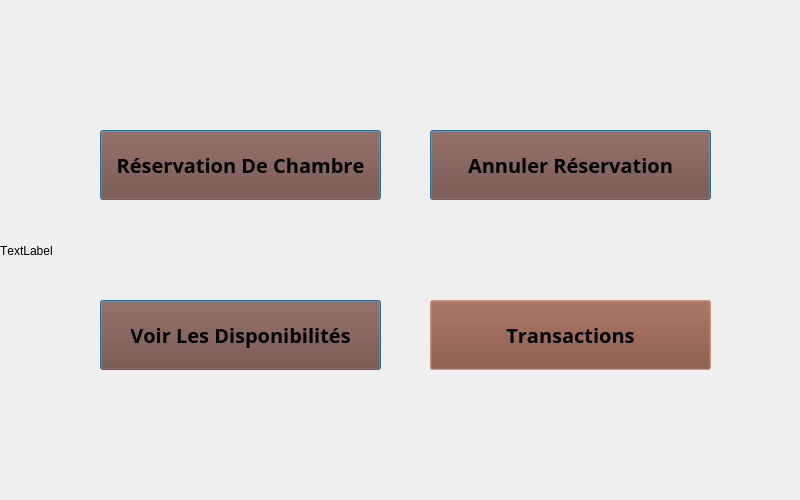
<?xml version="1.0" encoding="UTF-8"?>
<ui version="4.0">
 <class>MainWindow</class>
 <widget class="QMainWindow" name="MainWindow">
  <property name="geometry">
   <rect>
    <x>0</x>
    <y>0</y>
    <width>800</width>
    <height>500</height>
   </rect>
  </property>
  <property name="minimumSize">
   <size>
    <width>800</width>
    <height>500</height>
   </size>
  </property>
  <property name="maximumSize">
   <size>
    <width>800</width>
    <height>500</height>
   </size>
  </property>
  <property name="font">
   <font>
    <kerning>false</kerning>
   </font>
  </property>
  <property name="windowTitle">
   <string>Gestion D'Hotel</string>
  </property>
  <widget class="QWidget" name="centralWidget">
   <widget class="QLabel" name="imgLabel">
    <property name="geometry">
     <rect>
      <x>0</x>
      <y>0</y>
      <width>801</width>
      <height>501</height>
     </rect>
    </property>
    <property name="palette">
     <palette>
      <active>
       <colorrole role="Button">
        <brush brushstyle="SolidPattern">
         <color alpha="255">
          <red>116</red>
          <green>65</green>
          <blue>50</blue>
         </color>
        </brush>
       </colorrole>
      </active>
      <inactive>
       <colorrole role="Button">
        <brush brushstyle="SolidPattern">
         <color alpha="255">
          <red>116</red>
          <green>65</green>
          <blue>50</blue>
         </color>
        </brush>
       </colorrole>
      </inactive>
      <disabled>
       <colorrole role="Button">
        <brush brushstyle="SolidPattern">
         <color alpha="255">
          <red>116</red>
          <green>65</green>
          <blue>50</blue>
         </color>
        </brush>
       </colorrole>
      </disabled>
     </palette>
    </property>
    <property name="text">
     <string>TextLabel</string>
    </property>
   </widget>
   <widget class="QPushButton" name="btnRoomBooking">
    <property name="geometry">
     <rect>
      <x>100</x>
      <y>130</y>
      <width>281</width>
      <height>70</height>
     </rect>
    </property>
    <property name="palette">
     <palette>
      <active>
       <colorrole role="Button">
        <brush brushstyle="SolidPattern">
         <color alpha="255">
          <red>116</red>
          <green>65</green>
          <blue>50</blue>
         </color>
        </brush>
       </colorrole>
      </active>
      <inactive>
       <colorrole role="Button">
        <brush brushstyle="SolidPattern">
         <color alpha="255">
          <red>116</red>
          <green>65</green>
          <blue>50</blue>
         </color>
        </brush>
       </colorrole>
      </inactive>
      <disabled>
       <colorrole role="Button">
        <brush brushstyle="SolidPattern">
         <color alpha="255">
          <red>116</red>
          <green>65</green>
          <blue>50</blue>
         </color>
        </brush>
       </colorrole>
      </disabled>
     </palette>
    </property>
    <property name="font">
     <font>
      <family>Pristina</family>
      <pointsize>15</pointsize>
      <weight>75</weight>
      <italic>false</italic>
      <bold>true</bold>
      <kerning>false</kerning>
     </font>
    </property>
    <property name="cursor">
     <cursorShape>PointingHandCursor</cursorShape>
    </property>
    <property name="mouseTracking">
     <bool>false</bool>
    </property>
    <property name="tabletTracking">
     <bool>false</bool>
    </property>
    <property name="text">
     <string>Réservation De Chambre</string>
    </property>
    <property name="autoDefault">
     <bool>true</bool>
    </property>
    <property name="default">
     <bool>true</bool>
    </property>
    <property name="flat">
     <bool>false</bool>
    </property>
   </widget>
   <widget class="QPushButton" name="btnRoomCheckout">
    <property name="geometry">
     <rect>
      <x>430</x>
      <y>130</y>
      <width>281</width>
      <height>70</height>
     </rect>
    </property>
    <property name="palette">
     <palette>
      <active>
       <colorrole role="WindowText">
        <brush brushstyle="SolidPattern">
         <color alpha="255">
          <red>0</red>
          <green>0</green>
          <blue>0</blue>
         </color>
        </brush>
       </colorrole>
       <colorrole role="Button">
        <brush brushstyle="SolidPattern">
         <color alpha="255">
          <red>116</red>
          <green>65</green>
          <blue>50</blue>
         </color>
        </brush>
       </colorrole>
       <colorrole role="Dark">
        <brush brushstyle="SolidPattern">
         <color alpha="255">
          <red>0</red>
          <green>0</green>
          <blue>0</blue>
         </color>
        </brush>
       </colorrole>
       <colorrole role="Text">
        <brush brushstyle="SolidPattern">
         <color alpha="255">
          <red>0</red>
          <green>0</green>
          <blue>0</blue>
         </color>
        </brush>
       </colorrole>
       <colorrole role="ButtonText">
        <brush brushstyle="SolidPattern">
         <color alpha="255">
          <red>0</red>
          <green>0</green>
          <blue>0</blue>
         </color>
        </brush>
       </colorrole>
       <colorrole role="PlaceholderText">
        <brush brushstyle="SolidPattern">
         <color alpha="128">
          <red>0</red>
          <green>0</green>
          <blue>0</blue>
         </color>
        </brush>
       </colorrole>
      </active>
      <inactive>
       <colorrole role="WindowText">
        <brush brushstyle="SolidPattern">
         <color alpha="255">
          <red>0</red>
          <green>0</green>
          <blue>0</blue>
         </color>
        </brush>
       </colorrole>
       <colorrole role="Button">
        <brush brushstyle="SolidPattern">
         <color alpha="255">
          <red>116</red>
          <green>65</green>
          <blue>50</blue>
         </color>
        </brush>
       </colorrole>
       <colorrole role="Dark">
        <brush brushstyle="SolidPattern">
         <color alpha="255">
          <red>0</red>
          <green>0</green>
          <blue>0</blue>
         </color>
        </brush>
       </colorrole>
       <colorrole role="Text">
        <brush brushstyle="SolidPattern">
         <color alpha="255">
          <red>0</red>
          <green>0</green>
          <blue>0</blue>
         </color>
        </brush>
       </colorrole>
       <colorrole role="ButtonText">
        <brush brushstyle="SolidPattern">
         <color alpha="255">
          <red>0</red>
          <green>0</green>
          <blue>0</blue>
         </color>
        </brush>
       </colorrole>
       <colorrole role="PlaceholderText">
        <brush brushstyle="SolidPattern">
         <color alpha="128">
          <red>0</red>
          <green>0</green>
          <blue>0</blue>
         </color>
        </brush>
       </colorrole>
      </inactive>
      <disabled>
       <colorrole role="WindowText">
        <brush brushstyle="SolidPattern">
         <color alpha="255">
          <red>0</red>
          <green>0</green>
          <blue>0</blue>
         </color>
        </brush>
       </colorrole>
       <colorrole role="Button">
        <brush brushstyle="SolidPattern">
         <color alpha="255">
          <red>116</red>
          <green>65</green>
          <blue>50</blue>
         </color>
        </brush>
       </colorrole>
       <colorrole role="Dark">
        <brush brushstyle="SolidPattern">
         <color alpha="255">
          <red>0</red>
          <green>0</green>
          <blue>0</blue>
         </color>
        </brush>
       </colorrole>
       <colorrole role="Text">
        <brush brushstyle="SolidPattern">
         <color alpha="255">
          <red>0</red>
          <green>0</green>
          <blue>0</blue>
         </color>
        </brush>
       </colorrole>
       <colorrole role="ButtonText">
        <brush brushstyle="SolidPattern">
         <color alpha="255">
          <red>0</red>
          <green>0</green>
          <blue>0</blue>
         </color>
        </brush>
       </colorrole>
       <colorrole role="PlaceholderText">
        <brush brushstyle="SolidPattern">
         <color alpha="128">
          <red>0</red>
          <green>0</green>
          <blue>0</blue>
         </color>
        </brush>
       </colorrole>
      </disabled>
     </palette>
    </property>
    <property name="font">
     <font>
      <family>Pristina</family>
      <pointsize>15</pointsize>
      <weight>75</weight>
      <bold>true</bold>
      <kerning>false</kerning>
     </font>
    </property>
    <property name="cursor">
     <cursorShape>PointingHandCursor</cursorShape>
    </property>
    <property name="text">
     <string>Annuler Réservation</string>
    </property>
    <property name="default">
     <bool>true</bool>
    </property>
    <property name="flat">
     <bool>false</bool>
    </property>
   </widget>
   <widget class="QPushButton" name="btnCheckAvailability">
    <property name="geometry">
     <rect>
      <x>100</x>
      <y>300</y>
      <width>281</width>
      <height>70</height>
     </rect>
    </property>
    <property name="palette">
     <palette>
      <active>
       <colorrole role="Button">
        <brush brushstyle="SolidPattern">
         <color alpha="255">
          <red>116</red>
          <green>65</green>
          <blue>50</blue>
         </color>
        </brush>
       </colorrole>
      </active>
      <inactive>
       <colorrole role="Button">
        <brush brushstyle="SolidPattern">
         <color alpha="255">
          <red>116</red>
          <green>65</green>
          <blue>50</blue>
         </color>
        </brush>
       </colorrole>
      </inactive>
      <disabled>
       <colorrole role="Button">
        <brush brushstyle="SolidPattern">
         <color alpha="255">
          <red>116</red>
          <green>65</green>
          <blue>50</blue>
         </color>
        </brush>
       </colorrole>
      </disabled>
     </palette>
    </property>
    <property name="font">
     <font>
      <family>Pristina</family>
      <pointsize>15</pointsize>
      <weight>75</weight>
      <bold>true</bold>
      <stylestrategy>PreferAntialias</stylestrategy>
      <kerning>false</kerning>
     </font>
    </property>
    <property name="cursor">
     <cursorShape>PointingHandCursor</cursorShape>
    </property>
    <property name="text">
     <string>Voir Les Disponibilités</string>
    </property>
    <property name="autoDefault">
     <bool>true</bool>
    </property>
    <property name="default">
     <bool>true</bool>
    </property>
    <property name="flat">
     <bool>false</bool>
    </property>
   </widget>
   <widget class="QPushButton" name="bntTransaction">
    <property name="geometry">
     <rect>
      <x>430</x>
      <y>300</y>
      <width>281</width>
      <height>70</height>
     </rect>
    </property>
    <property name="palette">
     <palette>
      <active>
       <colorrole role="WindowText">
        <brush brushstyle="SolidPattern">
         <color alpha="255">
          <red>0</red>
          <green>0</green>
          <blue>0</blue>
         </color>
        </brush>
       </colorrole>
       <colorrole role="Button">
        <brush brushstyle="SolidPattern">
         <color alpha="255">
          <red>116</red>
          <green>65</green>
          <blue>50</blue>
         </color>
        </brush>
       </colorrole>
       <colorrole role="Light">
        <brush brushstyle="SolidPattern">
         <color alpha="255">
          <red>255</red>
          <green>251</green>
          <blue>253</blue>
         </color>
        </brush>
       </colorrole>
       <colorrole role="Dark">
        <brush brushstyle="SolidPattern">
         <color alpha="255">
          <red>0</red>
          <green>0</green>
          <blue>0</blue>
         </color>
        </brush>
       </colorrole>
       <colorrole role="Mid">
        <brush brushstyle="SolidPattern">
         <color alpha="255">
          <red>1</red>
          <green>3</green>
          <blue>1</blue>
         </color>
        </brush>
       </colorrole>
       <colorrole role="Text">
        <brush brushstyle="SolidPattern">
         <color alpha="255">
          <red>0</red>
          <green>0</green>
          <blue>0</blue>
         </color>
        </brush>
       </colorrole>
       <colorrole role="ButtonText">
        <brush brushstyle="SolidPattern">
         <color alpha="255">
          <red>0</red>
          <green>0</green>
          <blue>0</blue>
         </color>
        </brush>
       </colorrole>
       <colorrole role="Base">
        <brush brushstyle="SolidPattern">
         <color alpha="255">
          <red>255</red>
          <green>255</green>
          <blue>255</blue>
         </color>
        </brush>
       </colorrole>
       <colorrole role="Window">
        <brush brushstyle="SolidPattern">
         <color alpha="255">
          <red>255</red>
          <green>255</green>
          <blue>255</blue>
         </color>
        </brush>
       </colorrole>
       <colorrole role="Highlight">
        <brush brushstyle="SolidPattern">
         <color alpha="255">
          <red>215</red>
          <green>158</green>
          <blue>126</blue>
         </color>
        </brush>
       </colorrole>
       <colorrole role="ToolTipBase">
        <brush brushstyle="SolidPattern">
         <color alpha="255">
          <red>255</red>
          <green>253</green>
          <blue>221</blue>
         </color>
        </brush>
       </colorrole>
       <colorrole role="PlaceholderText">
        <brush brushstyle="SolidPattern">
         <color alpha="128">
          <red>0</red>
          <green>0</green>
          <blue>0</blue>
         </color>
        </brush>
       </colorrole>
      </active>
      <inactive>
       <colorrole role="WindowText">
        <brush brushstyle="SolidPattern">
         <color alpha="255">
          <red>0</red>
          <green>0</green>
          <blue>0</blue>
         </color>
        </brush>
       </colorrole>
       <colorrole role="Button">
        <brush brushstyle="SolidPattern">
         <color alpha="255">
          <red>116</red>
          <green>65</green>
          <blue>50</blue>
         </color>
        </brush>
       </colorrole>
       <colorrole role="Light">
        <brush brushstyle="SolidPattern">
         <color alpha="255">
          <red>255</red>
          <green>251</green>
          <blue>253</blue>
         </color>
        </brush>
       </colorrole>
       <colorrole role="Dark">
        <brush brushstyle="SolidPattern">
         <color alpha="255">
          <red>0</red>
          <green>0</green>
          <blue>0</blue>
         </color>
        </brush>
       </colorrole>
       <colorrole role="Mid">
        <brush brushstyle="SolidPattern">
         <color alpha="255">
          <red>1</red>
          <green>3</green>
          <blue>1</blue>
         </color>
        </brush>
       </colorrole>
       <colorrole role="Text">
        <brush brushstyle="SolidPattern">
         <color alpha="255">
          <red>0</red>
          <green>0</green>
          <blue>0</blue>
         </color>
        </brush>
       </colorrole>
       <colorrole role="ButtonText">
        <brush brushstyle="SolidPattern">
         <color alpha="255">
          <red>0</red>
          <green>0</green>
          <blue>0</blue>
         </color>
        </brush>
       </colorrole>
       <colorrole role="Base">
        <brush brushstyle="SolidPattern">
         <color alpha="255">
          <red>255</red>
          <green>255</green>
          <blue>255</blue>
         </color>
        </brush>
       </colorrole>
       <colorrole role="Window">
        <brush brushstyle="SolidPattern">
         <color alpha="255">
          <red>255</red>
          <green>255</green>
          <blue>255</blue>
         </color>
        </brush>
       </colorrole>
       <colorrole role="Highlight">
        <brush brushstyle="SolidPattern">
         <color alpha="255">
          <red>215</red>
          <green>158</green>
          <blue>126</blue>
         </color>
        </brush>
       </colorrole>
       <colorrole role="ToolTipBase">
        <brush brushstyle="SolidPattern">
         <color alpha="255">
          <red>255</red>
          <green>253</green>
          <blue>221</blue>
         </color>
        </brush>
       </colorrole>
       <colorrole role="PlaceholderText">
        <brush brushstyle="SolidPattern">
         <color alpha="128">
          <red>0</red>
          <green>0</green>
          <blue>0</blue>
         </color>
        </brush>
       </colorrole>
      </inactive>
      <disabled>
       <colorrole role="WindowText">
        <brush brushstyle="SolidPattern">
         <color alpha="255">
          <red>0</red>
          <green>0</green>
          <blue>0</blue>
         </color>
        </brush>
       </colorrole>
       <colorrole role="Button">
        <brush brushstyle="SolidPattern">
         <color alpha="255">
          <red>116</red>
          <green>65</green>
          <blue>50</blue>
         </color>
        </brush>
       </colorrole>
       <colorrole role="Light">
        <brush brushstyle="SolidPattern">
         <color alpha="255">
          <red>255</red>
          <green>251</green>
          <blue>253</blue>
         </color>
        </brush>
       </colorrole>
       <colorrole role="Dark">
        <brush brushstyle="SolidPattern">
         <color alpha="255">
          <red>0</red>
          <green>0</green>
          <blue>0</blue>
         </color>
        </brush>
       </colorrole>
       <colorrole role="Mid">
        <brush brushstyle="SolidPattern">
         <color alpha="255">
          <red>1</red>
          <green>3</green>
          <blue>1</blue>
         </color>
        </brush>
       </colorrole>
       <colorrole role="Text">
        <brush brushstyle="SolidPattern">
         <color alpha="255">
          <red>0</red>
          <green>0</green>
          <blue>0</blue>
         </color>
        </brush>
       </colorrole>
       <colorrole role="ButtonText">
        <brush brushstyle="SolidPattern">
         <color alpha="255">
          <red>0</red>
          <green>0</green>
          <blue>0</blue>
         </color>
        </brush>
       </colorrole>
       <colorrole role="Base">
        <brush brushstyle="SolidPattern">
         <color alpha="255">
          <red>255</red>
          <green>255</green>
          <blue>255</blue>
         </color>
        </brush>
       </colorrole>
       <colorrole role="Window">
        <brush brushstyle="SolidPattern">
         <color alpha="255">
          <red>255</red>
          <green>255</green>
          <blue>255</blue>
         </color>
        </brush>
       </colorrole>
       <colorrole role="Highlight">
        <brush brushstyle="SolidPattern">
         <color alpha="255">
          <red>0</red>
          <green>120</green>
          <blue>215</blue>
         </color>
        </brush>
       </colorrole>
       <colorrole role="ToolTipBase">
        <brush brushstyle="SolidPattern">
         <color alpha="255">
          <red>255</red>
          <green>253</green>
          <blue>221</blue>
         </color>
        </brush>
       </colorrole>
       <colorrole role="PlaceholderText">
        <brush brushstyle="SolidPattern">
         <color alpha="128">
          <red>0</red>
          <green>0</green>
          <blue>0</blue>
         </color>
        </brush>
       </colorrole>
      </disabled>
     </palette>
    </property>
    <property name="font">
     <font>
      <family>Pristina</family>
      <pointsize>15</pointsize>
      <weight>75</weight>
      <bold>true</bold>
      <kerning>false</kerning>
     </font>
    </property>
    <property name="cursor">
     <cursorShape>PointingHandCursor</cursorShape>
    </property>
    <property name="toolTip">
     <string/>
    </property>
    <property name="text">
     <string>Transactions</string>
    </property>
    <property name="autoDefault">
     <bool>true</bool>
    </property>
    <property name="default">
     <bool>true</bool>
    </property>
    <property name="flat">
     <bool>false</bool>
    </property>
   </widget>
  </widget>
 </widget>
 <layoutdefault spacing="6" margin="11"/>
 <resources/>
 <connections/>
</ui>
